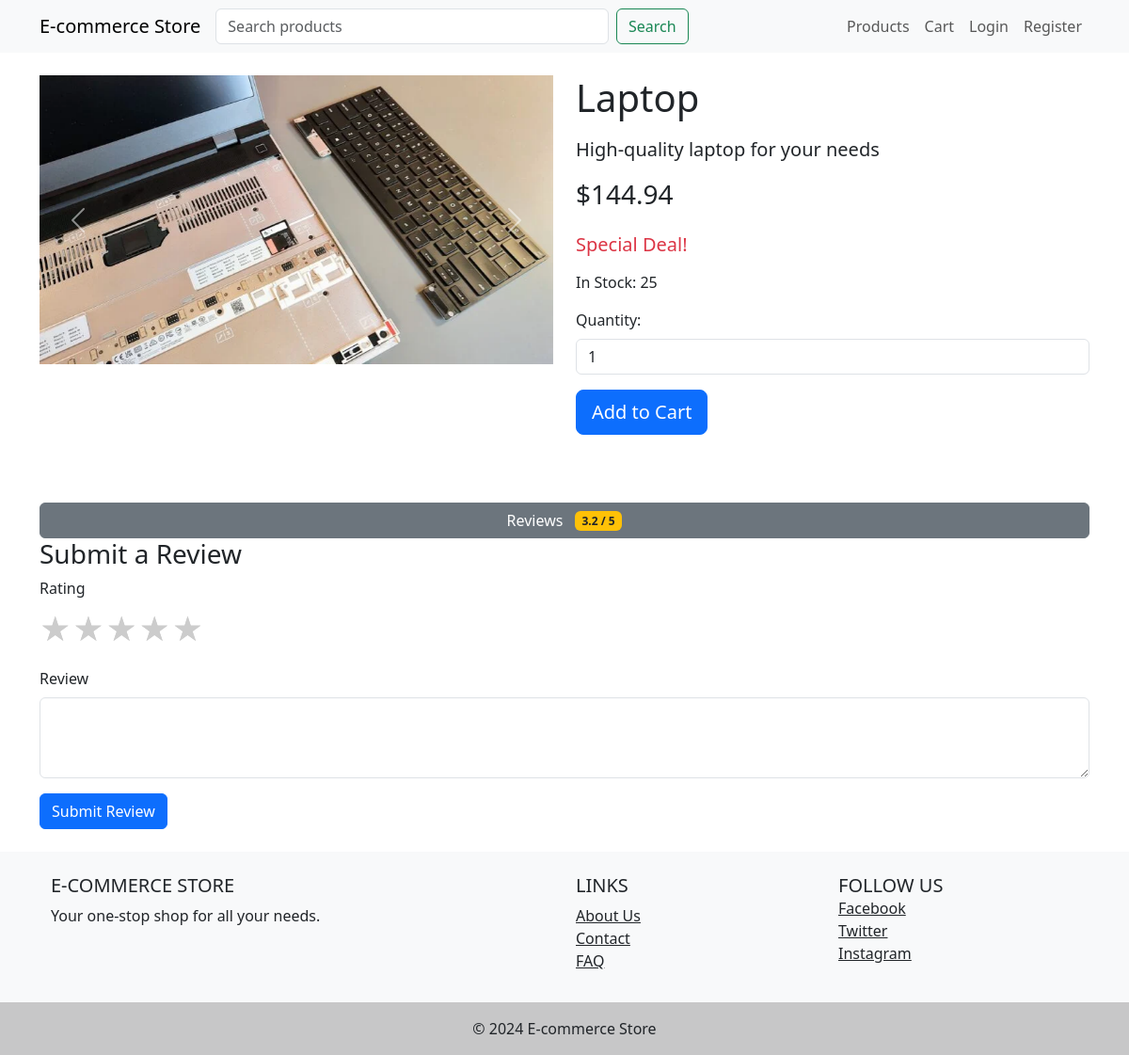
The app's page /product/2 with its own data.
### tables this page shows
CREATE TABLE products
(
    id INTEGER PRIMARY KEY AUTOINCREMENT,
    name TEXT NOT NULL,
    description TEXT,
    price DECIMAL
(10, 2) NOT NULL,
    category_id INTEGER,
    stock_quantity INTEGER DEFAULT 0,
    is_deal BOOLEAN DEFAULT 0,
    created_at DATETIME DEFAULT CURRENT_TIMESTAMP,
    FOREIGN KEY
(category_id) REFERENCES categories
(id)
);

### app/product_routes.py (the view)
def get_product(product_id, error=None):
    try:
        product = db.execute("SELECT * FROM products WHERE id = ?", product_id)[0]
        product_images = db.execute("SELECT image_url FROM product_images WHERE product_id = ?", product_id)
        if not product:
            if request.accept_mimetypes.accept_json and not request.accept_mimetypes.accept_html:
                return jsonify({"error": "Product not found"}), 404
            else:
                return render_template('error.html', error="Product not found"), 404
        if product_images:
            product['images'] = [url_for('static', filename=img['image_url']) for img in product_images]
        else:
            product['images'] = [url_for('static', filename='placeholder_img1.webp')]
        reviews = get_reviews(product_id)
        average_rating = get_average_rating(product_id)
        if request.accept_mimetypes.accept_json and not request.accept_mimetypes.accept_html:
            return jsonify({'product': product, 'reviews': reviews, 'average_rating': average_rating}), 200
        else:
            return render_template('product.html', product=product, reviews=reviews, average_rating=average_rating, error=error)
    except Exception as e:
        error_message = str(e)
        if request.accept_mimetypes.accept_json and not request.accept_mimetypes.accept_html:
            return jsonify({"error": error_message}), 500
        else:
            return render_template('error.html', error=error_message), 500

### app/app.py (called while the page is built)
@app.after_request
def after_request(response):
    response.headers["Cache-Control"] = "no-cache, no-store, must-revalidate"
    response.headers["Expires"] = 0
    response.headers["Pragma"] = "no-cache"
    return response

### app/helpers.py (called while the page is built)
def format_currency(value):
    return f"${value:,.2f}"

### app/review_routes.py (called while the page is built)
def get_reviews(product_id):
    try:
        reviews = db.execute("SELECT * FROM reviews WHERE product_id = ?", product_id)
        for review in reviews:
            if isinstance(review['created_at'], str):
                review['created_at'] = datetime.strptime(review['created_at'], "%Y-%m-%d %H:%M:%S") # review this. Does it make sense?
        return reviews
        return reviews
    except Exception as e:
        raise Exception(f"Error fetching reviews: {str(e)}")

def get_average_rating(product_id):
    result = db.execute("SELECT AVG(rating) as avg_rating FROM reviews WHERE product_id = ?", product_id)
    return result[0]['avg_rating'] if result[0]['avg_rating'] else None

### app/templates/product.html (shortened to what this page needs)
{% extends "layout.html" %}
{% block content %}
<div class="container mt-4">
    <div class="row">
        <div class="col-md-6">
            <div id="productCarousel" class="carousel slide">
                <div class="carousel-inner">
                    {% for image_url in product.images %}
                    <div class="carousel-item {% if loop.first %}active{% endif %}">
                        <img src="{{ image_url }}" class="d-block w-100" alt="{{ product.name }}"
                            onerror="this.onerror=null; this.src='{{ url_for('static', filename='placeholder_img1.webp') }}';">
                    </div>
                    {% endfor %}
                </div>
                {% if product.images|length > 1 %}
                <button class="carousel-control-prev" type="button" data-bs-target="#productCarousel"
                    data-bs-slide="prev">
                    <span class="carousel-control-prev-icon" aria-hidden="true"></span>
                </button>
                <button class="carousel-control-next" type="button" data-bs-target="#productCarousel"
                    data-bs-slide="next">
                    <span class="carousel-control-next-icon" aria-hidden="true"></span>
                </button>
                {% endif %}
            </div>
        </div>
        <div class="col-md-6">
            <h1 class="mb-3">{{ product.name }}</h1>
            <p class="lead">{{ product.description }}</p>
            <p class="h3 mb-4">{{ product.price | format_currency }}</p>
            {% if product.is_deal %}
            <p class="text-danger h5 mb-3">Special Deal!</p>
            {% endif %}
            <p>In Stock: {{ product.stock_quantity }}</p>
            <form action="{{ url_for('add_to_cart') }}" method="post" class="mb-4">
                <div class="form-group mb-3">
                    <label for="quantity" class="form-label">Quantity:</label>
                    <input type="number" class="form-control" id="quantity" name="quantity" value="1" min="1"
                        max="{{ product.stock_quantity }}">
                </div>
                <button type="submit" class="btn btn-primary btn-lg">Add to Cart</button>
            </form>
        </div>
    </div>
    <button class="btn btn-secondary w-100" type="button" data-bs-toggle="collapse" data-bs-target="#reviewsSection"
        aria-expanded="false" aria-controls="reviewsSection">
        Reviews {% if average_rating %}<span class="badge bg-warning text-dark ms-2">{{ average_rating|round(1) }} /
            5</span>{% endif %}
    </button>
    <h3>Submit a Review</h3>
    <form action="{{ url_for('add_review', product_id=product.id) }}" method="POST" id="reviewForm">
        <div class="mb-3">
            <label for="rating" class="form-label">Rating</label>
            <div class="rating">
                {% for i in range(1, 6) %}
                <label for="star{{ i }}" title="{{ i }} stars">&#9733;</label>
                {% endfor %}
            </div>
        </div>
        <div class="mb-3">
            <label for="review_text" class="form-label">Review</label>
            <textarea class="form-control" id="review_text" name="review_text" rows="3" required></textarea>
        </div>
        <button type="submit" class="btn btn-primary">Submit Review</button>
    </form>
</div>
{% endblock %}

### app/static/styles.css (style rules this page uses)
html, body { height: 100%; margin: 0; }
body { display: flex; flex-direction: column; }
.rating { display: flex; flex-direction: row-reverse; justify-content: flex-end; }
.rating>label { position: relative; width: 1.1em; font-size: 2em; color: #ccc; cursor: pointer; transition: color 0.2s; }
.rating>label::before { content: "\2605"; position: absolute; opacity: 1; }

### records on screen
products: name "Laptop", description "High-quality laptop for your needs", price "$144.94", stock_quantity "25"

### other values on screen
{{ average_rating|round(1) }} "3.2"
